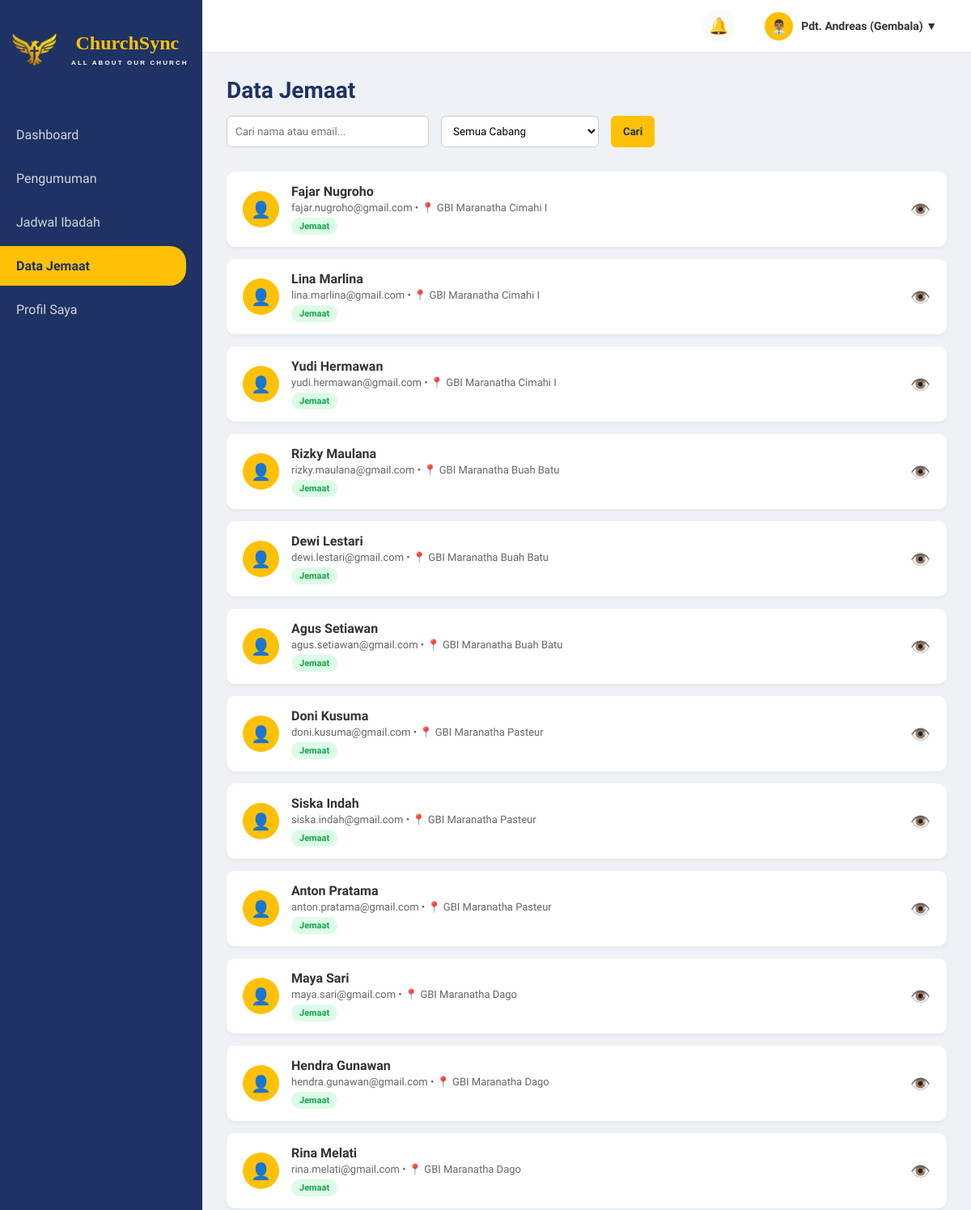
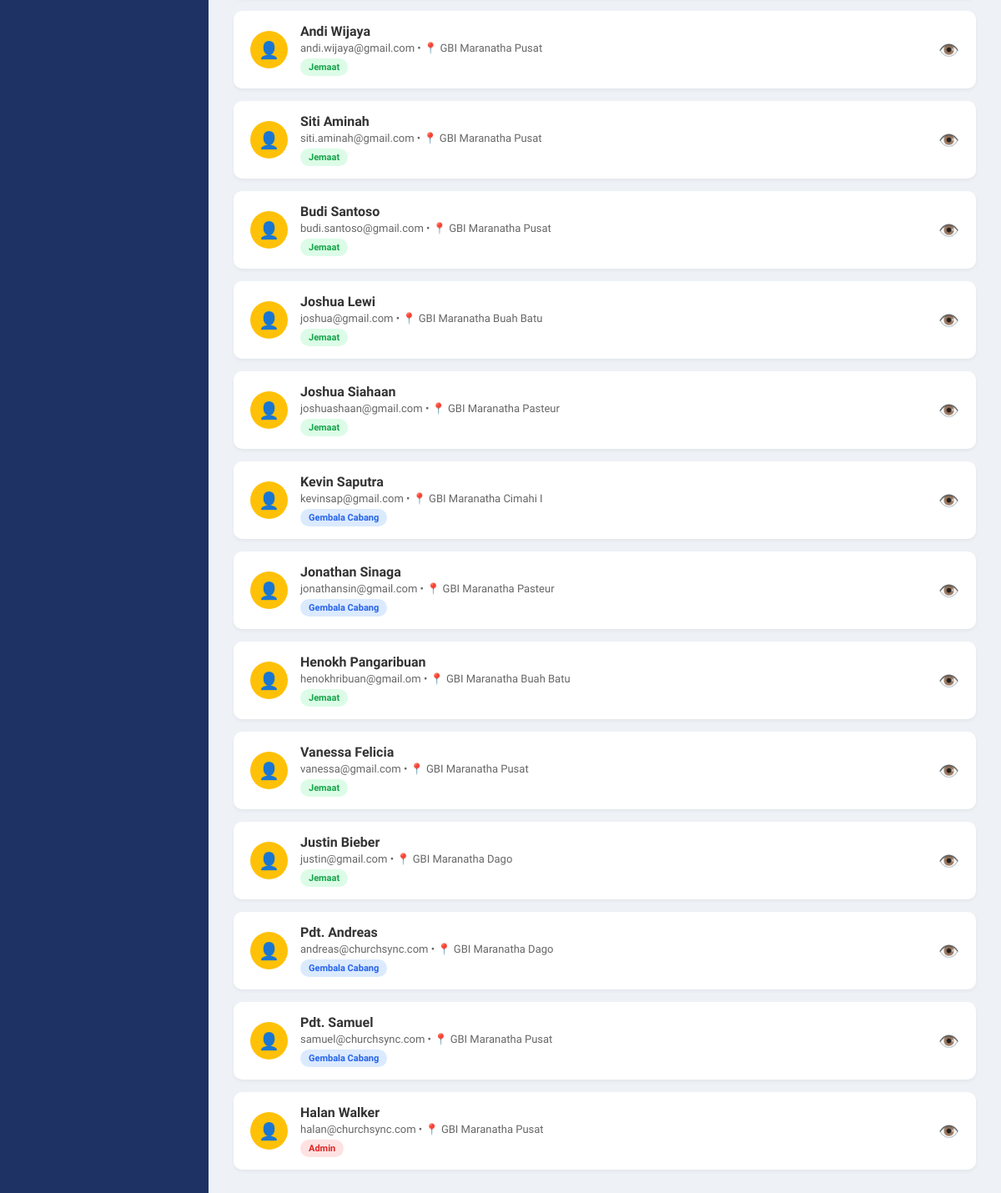
The page /gembala/data_jemaat_gembala.php (signed in) on the database as committed earlier (2 pictures, top to bottom).
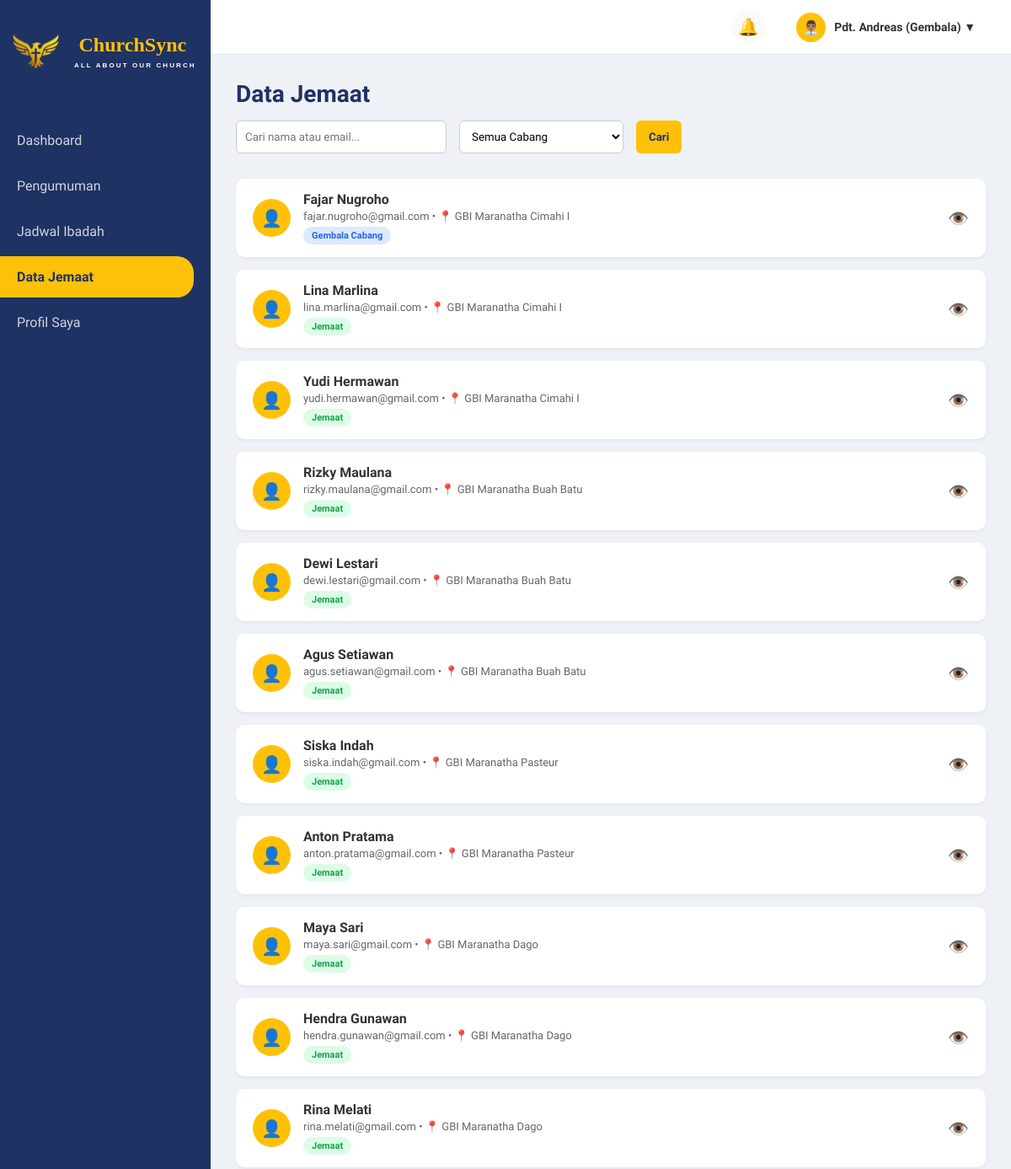
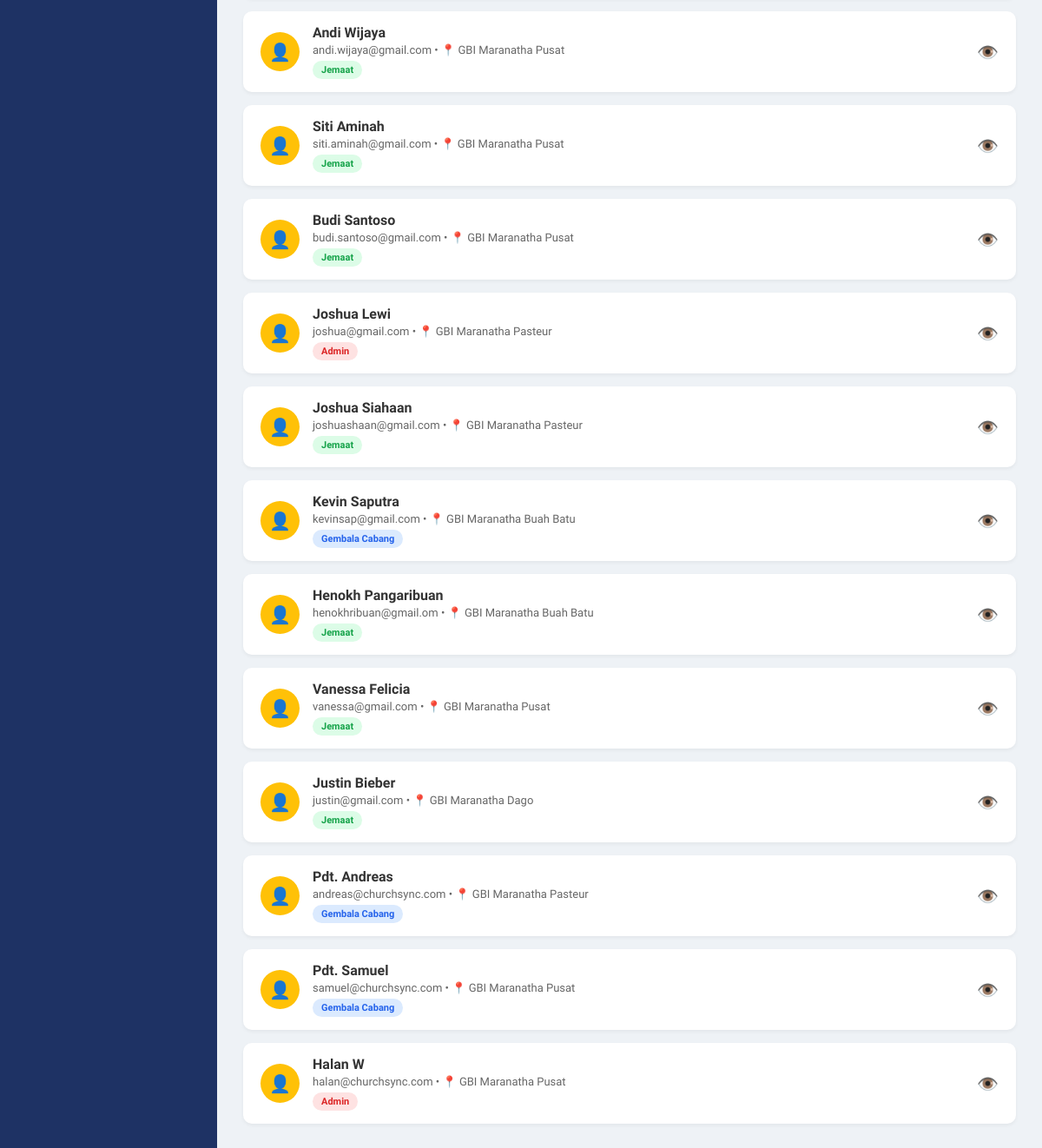
The same page on the database as committed later (2 pictures, top to bottom).
### tables this page shows
CREATE TABLE `jemaat` (
  `id_jemaat` int(20) NOT NULL AUTO_INCREMENT,
  `nama_lengkap` varchar(100) NOT NULL,
  `tanggal_lahir` date NOT NULL,
  `no_telp` varchar(100) NOT NULL,
  `alamat` varchar(255) NOT NULL,
  `email` varchar(100) NOT NULL,
  `password` varchar(100) NOT NULL,
  `role` enum('jemaat','gembala_cabang','admin') NOT NULL,
  `id_cabang` int(11) NOT NULL,
  PRIMARY KEY (`id_jemaat`),
  KEY `fk_jemaat_cabang` (`id_cabang`),
  CONSTRAINT `fk_jemaat_cabang` FOREIGN KEY (`id_cabang`) REFERENCES `cabang_gereja` (`id_cabang`)
);

CREATE TABLE `cabang_gereja` (
  `id_cabang` int(5) NOT NULL AUTO_INCREMENT,
  `nama_cabang` varchar(100) NOT NULL,
  `alamat_cabang` varchar(255) NOT NULL,
  `id_gembala` int(11) DEFAULT NULL,
  PRIMARY KEY (`id_cabang`)
);

### gembala/data_jemaat_gembala.php (the view, shortened to what the changed rows need)
<?php
include '../koneksi.php';
$where = [];
$where_sql = !empty($where) ? "WHERE " . implode(" AND ", $where) : "";
$query_jemaat = mysqli_query($conn, "
    SELECT j.*, c.nama_cabang
    FROM jemaat j
    LEFT JOIN cabang_gereja c ON j.id_cabang = c.id_cabang
    $where_sql
    ORDER BY j.id_jemaat DESC
");
?>
<!DOCTYPE html>
<html lang="en">
<head>
    <link rel="stylesheet" href="../style.css">
</head>
<body>
    <div class="content-wrapper">
        <div class="content-wrapper">
            <div class="main-content">
                <div class="header-toolbar">
                    <div class="page-title">
                        <h2>Data Jemaat</h2>
                    </div>
                </div>
                <div class="list-container">
                    <?php while ($row = mysqli_fetch_assoc($query_jemaat)) { ?>
                        <div class="list-item">
                            <div class="item-info">
                                <div class="avatar">👤</div>
                                <div class="item-text">
                                    <h4><?= htmlspecialchars($row['nama_lengkap']); ?></h4>
                                    <p>
                                        <?= $row['email']; ?>
                                        • 📍 <?= $row['nama_cabang'] ? htmlspecialchars($row['nama_cabang']) : 'Belum ada cabang'; ?>
                                    </p>
                                    <?php
                                    $role = $row['role'];
                                    if ($role == 'admin') {
                                        $bg = '#fee2e2';
                                        $color = '#dc2626';
                                    } elseif ($role == 'gembala_cabang') {
                                        $bg = '#dbeafe';
                                        $color = '#2563eb';
                                    } else {
                                        $bg = '#dcfce7';
                                        $color = '#16a34a';
                                    }
                                    ?>
                                    <span style="
                                        display:inline-block;
                                        margin-top:5px;
                                        background:<?= $bg ?>;
                                        color:<?= $color ?>;
                                        padding:4px 10px;
                                        border-radius:20px;
                                        font-size:11px;
                                        font-weight:600;
                                    ">
                                        <?= ucwords(str_replace('_', ' ', strtolower($role))); ?>
                                    </span>
                                </div>
                            </div>
                            <button class="btn-view"
                                onclick="viewJemaat(
                                '<?= addslashes($row['nama_lengkap']); ?>',
                                '<?= htmlspecialchars($row['no_telp']); ?>',
                                '<?= htmlspecialchars($row['tanggal_lahir']); ?>',
                                '<?= addslashes($row['alamat']); ?>',
                                '<?= htmlspecialchars($row['email']); ?>',
                                '<?= addslashes($row['nama_cabang']); ?>'
                            )">👁️</button>
                        </div>
                    <?php } ?>
                </div>
            </div>
        </div>
</body>
</html>

Rows that differ between the two databases and show on the page:
removed jemaat: nama_lengkap "Doni Kusuma", email "doni.kusuma@gmail.com", id_cabang.nama_cabang "GBI Maranatha Pasteur", role "Jemaat"
removed jemaat: nama_lengkap "Jonathan Sinaga", email "jonathansin@gmail.com", id_cabang.nama_cabang "GBI Maranatha Pasteur", role "Gembala Cabang"
changed jemaat "Fajar Nugroho": role "Jemaat" → "Gembala Cabang"
changed jemaat "Joshua Lewi": id_cabang.nama_cabang "GBI Maranatha Buah Batu" → "GBI Maranatha Pasteur"; role "Jemaat" → "Admin"
changed jemaat "Kevin Saputra": id_cabang.nama_cabang "GBI Maranatha Cimahi I" → "GBI Maranatha Buah Batu"
changed jemaat "Pdt. Andreas": id_cabang.nama_cabang "GBI Maranatha Dago" → "GBI Maranatha Pasteur"
changed jemaat "halan@churchsync.com": nama_lengkap "Halan Walker" → "Halan W"
